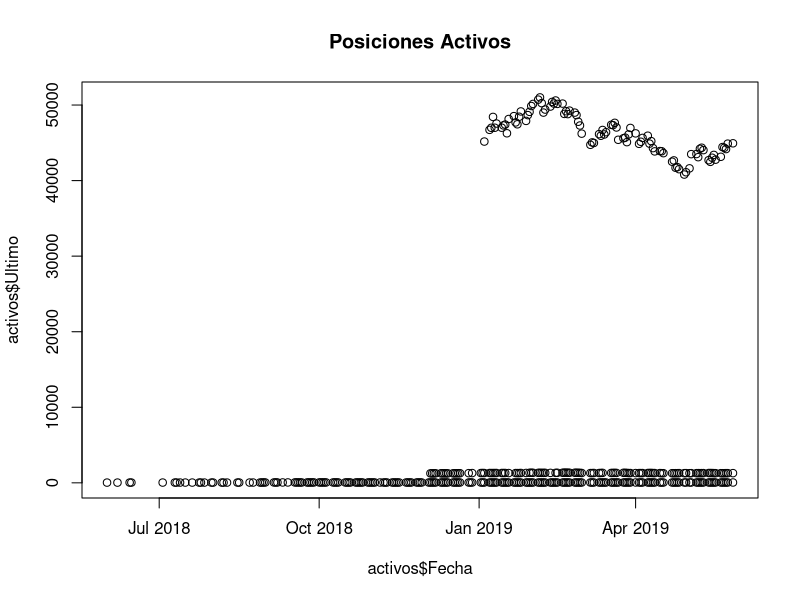
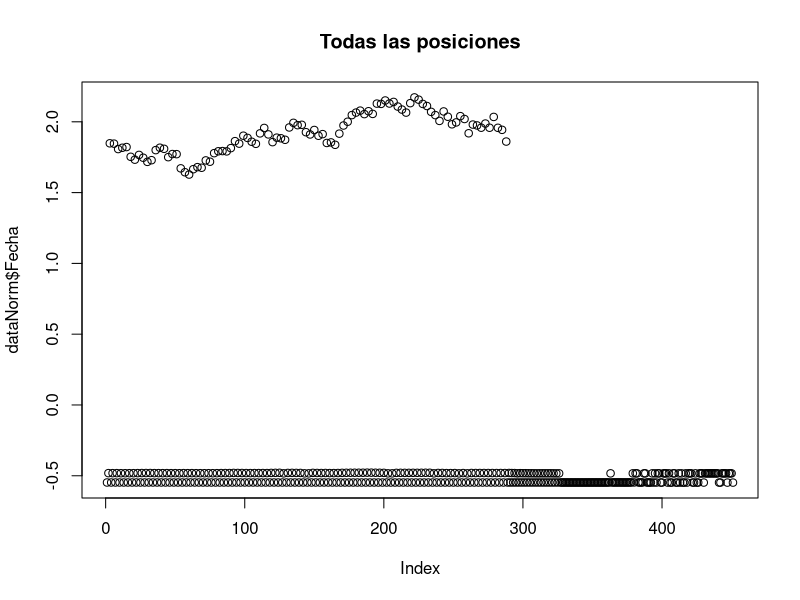
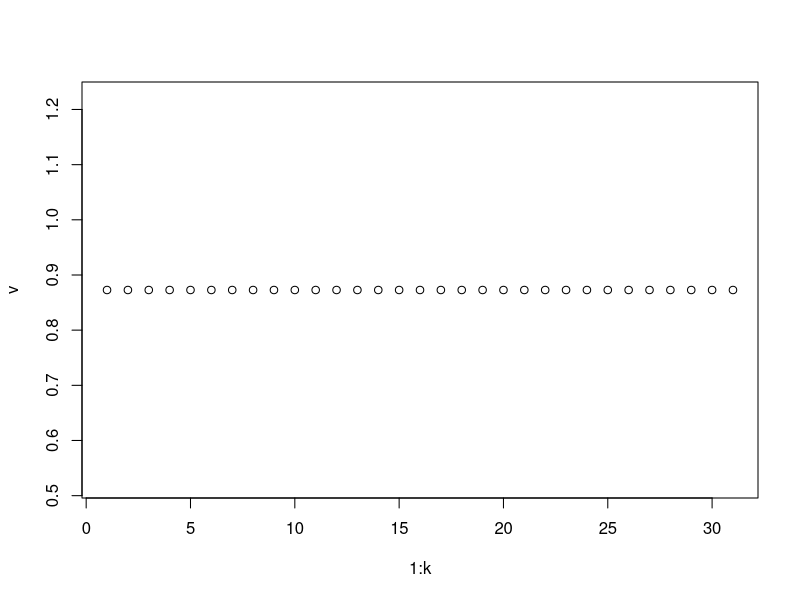
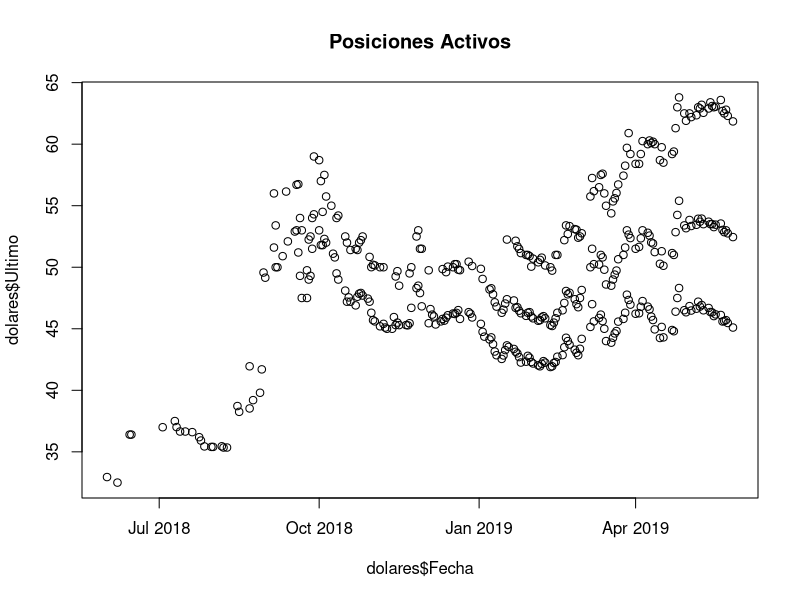
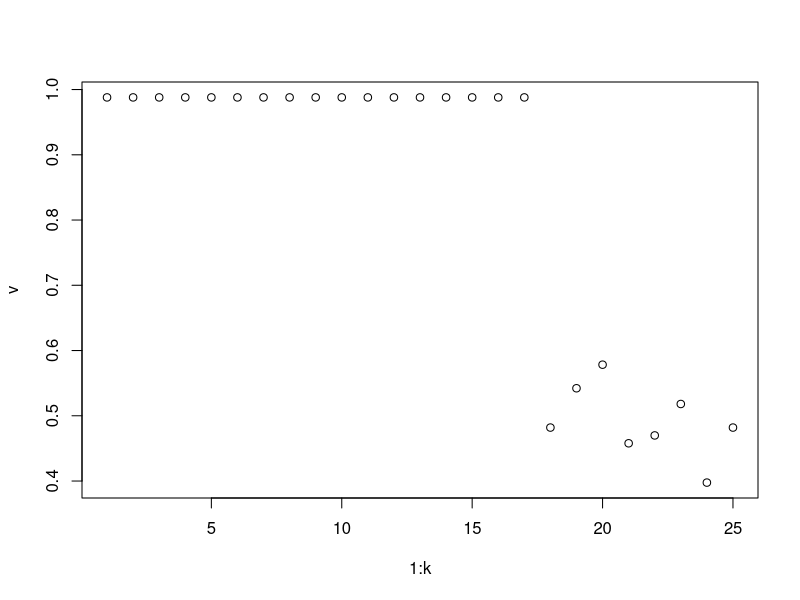

Write the R code that produced these figures, in order.
## ---- chunk 1
knitr::opts_chunk$set(echo = TRUE)
## ---- chunk 2
data <- read.csv('activos.xls', sep='\t')
## ---- chunk 3
data$Fecha <- as.Date(data$Fecha, format="%d/%m/%Y")
## ---- chunk 4
data$Primero <- as.numeric(gsub(",", ".", data$Primero))
data$Ultimo <- as.numeric(gsub(",", ".", data$Ultimo))
data$Minimo <- as.numeric(gsub(",", ".", data$Minimo))
data$Maximo <- as.numeric(gsub(",", ".", data$Maximo))

data
## ---- chunk 5
data$Posicion <- gsub(" ", "", data$Posicion)
activos <- subset(data, (gsub(" ", "", data$Posicion) == "DLR052019") | (gsub(" ", "", data$Posicion) == "RFX20062019") | (gsub(" ", "", data$Posicion) == "ORO052019"))

activos
## ---- chunk 6
plot(activos$Fecha, activos$Ultimo, main="Posiciones Activos")
## ---- chunk 7
posiciones <- activos$Posicion
dataSinPosicion <- activos[-2]
## ---- chunk 8
library(Hmisc)
OHLC <- activos[5:8]
OHLC
OHLC <- impute(OHLC)
dataNorm <- as.data.frame(lapply(OHLC, scale))
plot(dataNorm$Ultimo, dataNorm$Fecha, main="Todas las posiciones")
activos
dataNorm
## ---- chunk 9
limiteInf = round(length(dataNorm[,1])/4)
limiteSup = length(dataNorm[,1])

data_train <- dataNorm[1:limiteInf,]
data_test <- dataNorm[(limiteInf + 1):limiteSup,]

data_train_labels <- activos$Posicion[1:limiteInf]
data_test_labels <- activos$Posicion[(limiteInf+1):limiteSup]
data_train_labels

library(class)
data_test_pred <- knn(train=data_train, test=data_test, cl=data_train_labels, k=13)

library(gmodels)
CrossTable(x=data_test_labels, y=data_test_pred, prop.chisq = FALSE)
## ---- chunk 10
v <- rep(0:15)
for (k in 1:31){
  data_test_pred <- knn(train=data_train, test=data_test, cl=data_train_labels, k=k)
  v[k] <- sum(data_test_pred == data_test_labels)/length(data_test_labels)
}
plot(1:k, v)
## ---- chunk 11
data$Posicion <- gsub(" ", "", data$Posicion)
data$Posicion
dolares <- subset(data, (gsub(" ", "", data$Posicion) == "DLR052019") | (gsub(" ", "", data$Posicion) == "DLR082019") | (gsub(" ", "", data$Posicion) == "DLR122019"))

plot(dolares$Fecha, dolares$Ultimo, main="Posiciones Activos")
dolares$Posicion


## ---- chunk 12
posiciones <- dolares$Posicion
dataSinPosicion <- dolares[-2]

OHLC <- dolares[5:8]
OHLC <- impute(OHLC)
dataNor <- as.data.frame(lapply(OHLC, scale))

limiteInf = length(dataNor[,1])/4
limiteSup = length(dataNor[,1])

data_train <- dataNor[1:limiteInf,]
data_test <- dataNor[(limiteInf + 1):limiteSup,]

data_train_labels <- dolares$Posicion[1:limiteInf]
data_test_labels <- dolares$Posicion[(limiteInf+1):limiteSup]

library(class)
data_test_pred <- knn(train=data_train, test=data_test, cl=data_train_labels, k=5)

library(gmodels)
CrossTable(x=data_test_labels, y=data_test_pred, prop.chisq = FALSE)
## ---- chunk 13
dolaresDesdeAbril <- subset(dolares, (as.numeric(format(dolares$Fecha, "%m")) > 3) & (as.numeric(format(dolares$Fecha, "%Y")) == 2019))

dolaresDesdeAbril

## ---- chunk 14
posiciones <- dolaresDesdeAbril$Posicion
dataSinPosicion <- dolaresDesdeAbril[-2]

OHLC <- dolaresDesdeAbril[5:8]
OHLC <- impute(OHLC)
dataNor <- as.data.frame(lapply(OHLC, scale))

limiteInf = length(dataNor[,1])/4
limiteSup = length(dataNor[,1])

data_train <- dataNor[1:limiteInf,]
data_test <- dataNor[(limiteInf + 1):limiteSup,]

data_train_labels <- dolaresDesdeAbril$Posicion[1:limiteInf]
data_test_labels <- dolaresDesdeAbril$Posicion[(limiteInf+1):limiteSup]

library(class)
data_test_pred <- knn(train=data_train, test=data_test, cl=data_train_labels, k=5)

library(gmodels)
CrossTable(x=data_test_labels, y=data_test_pred, prop.chisq = FALSE)
## ---- chunk 15
v <- rep(1:15)
for (k in 1:25){
  data_test_pred <- knn(train=data_train, test=data_test, cl=data_train_labels, k=k)
  v[k] <- sum(data_test_pred == data_test_labels)/length(data_test_labels)
}

plot(1:k, v)
